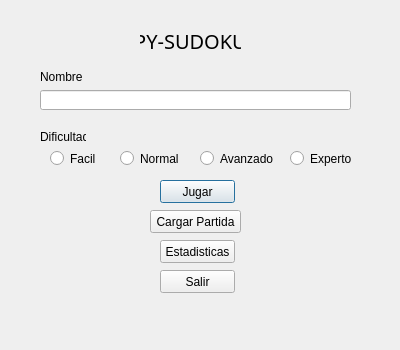
<?xml version="1.0" encoding="UTF-8"?>
<ui version="4.0">
 <class>Inicio_Frame</class>
 <widget class="QDialog" name="Inicio_Frame">
  <property name="geometry">
   <rect>
    <x>0</x>
    <y>0</y>
    <width>400</width>
    <height>350</height>
   </rect>
  </property>
  <property name="windowTitle">
   <string notr="true">Inicio</string>
  </property>
  <widget class="QLineEdit" name="txt_nombre_jugador">
   <property name="geometry">
    <rect>
     <x>40</x>
     <y>90</y>
     <width>311</width>
     <height>20</height>
    </rect>
   </property>
  </widget>
  <widget class="QLabel" name="label">
   <property name="geometry">
    <rect>
     <x>40</x>
     <y>70</y>
     <width>46</width>
     <height>13</height>
    </rect>
   </property>
   <property name="text">
    <string>Nombre</string>
   </property>
  </widget>
  <widget class="QRadioButton" name="rbt_facil">
   <property name="geometry">
    <rect>
     <x>50</x>
     <y>150</y>
     <width>82</width>
     <height>17</height>
    </rect>
   </property>
   <property name="text">
    <string>Facil</string>
   </property>
  </widget>
  <widget class="QRadioButton" name="rbt_normal">
   <property name="geometry">
    <rect>
     <x>120</x>
     <y>150</y>
     <width>82</width>
     <height>17</height>
    </rect>
   </property>
   <property name="text">
    <string>Normal</string>
   </property>
  </widget>
  <widget class="QRadioButton" name="rbt_avanzado">
   <property name="geometry">
    <rect>
     <x>200</x>
     <y>150</y>
     <width>82</width>
     <height>17</height>
    </rect>
   </property>
   <property name="text">
    <string>Avanzado</string>
   </property>
  </widget>
  <widget class="QRadioButton" name="rbt_experto">
   <property name="geometry">
    <rect>
     <x>290</x>
     <y>150</y>
     <width>82</width>
     <height>17</height>
    </rect>
   </property>
   <property name="text">
    <string>Experto</string>
   </property>
  </widget>
  <widget class="QLabel" name="label_2">
   <property name="geometry">
    <rect>
     <x>40</x>
     <y>130</y>
     <width>46</width>
     <height>13</height>
    </rect>
   </property>
   <property name="text">
    <string>Dificultad</string>
   </property>
  </widget>
  <widget class="QPushButton" name="btn_Jugar">
   <property name="geometry">
    <rect>
     <x>160</x>
     <y>180</y>
     <width>75</width>
     <height>23</height>
    </rect>
   </property>
   <property name="text">
    <string>Jugar</string>
   </property>
  </widget>
  <widget class="QPushButton" name="btn_cargar">
   <property name="geometry">
    <rect>
     <x>150</x>
     <y>210</y>
     <width>91</width>
     <height>23</height>
    </rect>
   </property>
   <property name="text">
    <string>Cargar Partida</string>
   </property>
  </widget>
  <widget class="QPushButton" name="btn_estadisticas">
   <property name="geometry">
    <rect>
     <x>160</x>
     <y>240</y>
     <width>75</width>
     <height>23</height>
    </rect>
   </property>
   <property name="text">
    <string>Estadisticas</string>
   </property>
  </widget>
  <widget class="QPushButton" name="btn_salir">
   <property name="geometry">
    <rect>
     <x>160</x>
     <y>270</y>
     <width>75</width>
     <height>23</height>
    </rect>
   </property>
   <property name="text">
    <string>Salir</string>
   </property>
  </widget>
  <widget class="QLabel" name="label_3">
   <property name="geometry">
    <rect>
     <x>140</x>
     <y>20</y>
     <width>101</width>
     <height>41</height>
    </rect>
   </property>
   <property name="font">
    <font>
     <family>MS Gothic</family>
     <pointsize>15</pointsize>
    </font>
   </property>
   <property name="text">
    <string>PY-SUDOKU</string>
   </property>
   <property name="alignment">
    <set>Qt::AlignCenter</set>
   </property>
  </widget>
 </widget>
 <resources/>
 <connections>
  <connection>
   <sender>btn_salir</sender>
   <signal>clicked()</signal>
   <receiver>Inicio_Frame</receiver>
   <slot>Salir()</slot>
   <hints>
    <hint type="sourcelabel">
     <x>197</x>
     <y>281</y>
    </hint>
    <hint type="destinationlabel">
     <x>199</x>
     <y>174</y>
    </hint>
   </hints>
  </connection>
  <connection>
   <sender>btn_Jugar</sender>
   <signal>clicked()</signal>
   <receiver>Inicio_Frame</receiver>
   <slot>Jugar()</slot>
   <hints>
    <hint type="sourcelabel">
     <x>197</x>
     <y>191</y>
    </hint>
    <hint type="destinationlabel">
     <x>199</x>
     <y>174</y>
    </hint>
   </hints>
  </connection>
 </connections>
 <slots>
  <slot>Salir()</slot>
  <slot>Jugar()</slot>
 </slots>
</ui>
